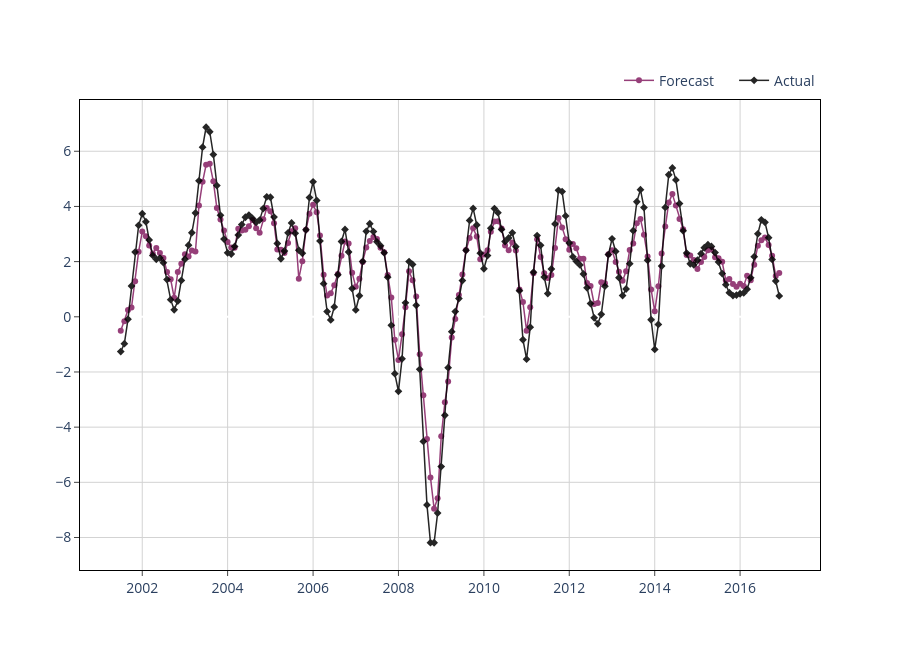

Notebook source saved alongside this figure:
### Code cell
from sklearn.model_selection import TimeSeriesSplit, GridSearchCV
from sklearn.ensemble import RandomForestRegressor

# model = RandomForestRegressor()
# model.fit(X_train, y_train)

param_grid = {
    'n_estimators': [50, 100, 150, 250, 500],
    'max_depth': [3, 5, 10, 15, 20],  # Maximum depth of the individual trees
    'min_samples_split': [2, 5, 10],  # Minimum samples required to split a node
    'min_samples_leaf': [1, 3, 5],  # Minimum samples required in a leaf node
    'max_features': ['sqrt', 'log2'],
    'min_impurity_decrease': [0.001, 0.001, 0.01, 0.1],  # A node will be split if this decrease in impurity is observed
    'min_weight_fraction_leaf': [0, 0.01, 0.1]  # Minimum fraction of weight required to be in a leaf node
}

tscv = TimeSeriesSplit(n_splits=5)

rf = RandomForestRegressor(random_state=42)

grid_search = GridSearchCV(estimator=rf, param_grid=param_grid, cv=tscv, scoring='neg_mean_squared_error', n_jobs=-1)
grid_search.fit(X_train, y_train)

print("Best hyperparameters:", grid_search.best_params_)
model = grid_search.best_estimator_

model.fit(X_train, y_train)
train_preds = pd.DataFrame.from_dict({
    "date": X_train.index,
    "predictions": model.predict(X_train),
    "actuals": y_train[target_col_name].values
})

# plt.plot(train_preds.date, train_preds.actuals, label="actual") 
# plt.plot(train_preds.date, train_preds.predictions, label="predictions")
# plt.legend();
plot_prediction(dt=train_preds.date, y_pred=train_preds.predictions, y_actual=train_preds.actuals, mode = "lines+markers", legend_position=(1, 1.075))

model.predict(X_test)

### Figure 1 — Plotly figure (JSON) as saved in the notebook; plotly's stock layout.template omitted (floating-point values rounded to 4 significant figures; data arrays with more than 128 entries replaced by an {"elided": "..."} marker saying what was removed)
{"data": [{"line": {"color": "#841E62", "width": 1.5}, "marker": {"size": 6}, "mode": "lines+markers", "name": "Forecast", "opacity": 0.85, "type": "scatter", "x": {"elided": "186 str values"}, "y": {"elided": "186 float values"}}, {"line": {"color": "#000000", "width": 1.5}, "marker": {"size": 6, "symbol": "diamond"}, "mode": "lines+markers", "name": "Actual", "opacity": 0.85, "type": "scatter", "x": {"elided": "186 str values"}, "y": {"elided": "186 float values"}}], "layout": {"autosize": false, "height": 650, "hovermode": "x", "legend": {"bgcolor": "rgba(0, 0, 0, 0)", "bordercolor": "rgba(0, 0, 0, 0)", "font": {"size": 14}, "indentation": 15, "orientation": "h", "x": 1, "xanchor": "right", "y": 1.075, "yanchor": "auto"}, "plot_bgcolor": "white", "title": {"text": ""}, "width": 900, "xaxis": {"gridcolor": "lightgrey", "linecolor": "black", "mirror": true, "showline": true, "tickfont": {"size": 14}, "ticks": "outside"}, "yaxis": {"gridcolor": "lightgrey", "linecolor": "black", "mirror": true, "showline": true, "tickfont": {"size": 14}, "ticks": "outside", "title": {"text": ""}}}}
